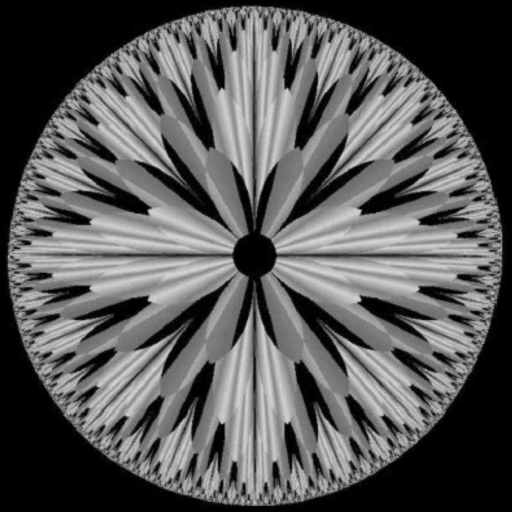
%> input picture PraticasAlessandra/fractal.png, 512 x 512 px
$ octave 'pratica_03_desafio (1).m'   (GNU Octave 9; MATLAB toolbox functions it lacks are replaced by stand-ins)
%> lines starting %> are read from the running program, lines starting %| are printed output that depends on the picture; in (x1, y1, x2, y2) boxes, pixels count from 0 and x2, y2 are one past the last pixel; in counts of white or black regions, pixels touching at a corner belong together; the program's own positions count from 1
% Leia a imagem "fractal.png" e armazene na variável "im"
im = imread('fractal.png');
%> im is the input picture: size 512x512 uint8; min 0, max 215, mean 88.3

% Inicialize uma matriz para armazenar as imagens decompostas bit a bit
imFatiada = zeros(size(im, 1), size(im, 2), 8, 'logical');

% [8 lines of commented-out code are left out]

for c = 1:8
  imFatiada(:,:,c) = bitget(im(:,:),c);
end

% Imagens decompostas bit a bit
for i = 1:8
    imwrite(imFatiada(:,:,i),  ['fractal_' num2str(i) '_bit.png']);
end
%> this loop made 8 passes
%> pass 1, `imwrite(imFatiada(:,:,i),  ['fractal_' num2str(i) '_bit.png']);`:
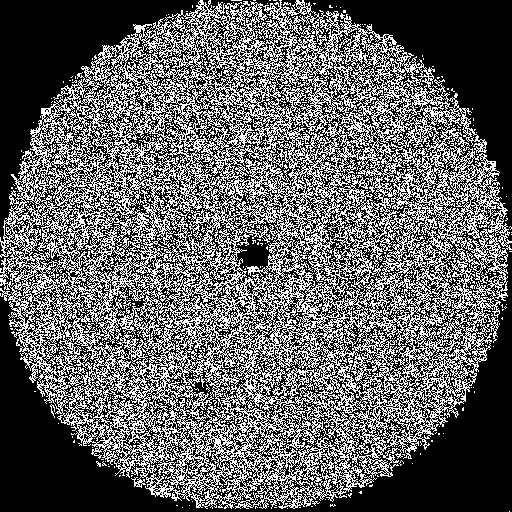
%> saved as fractal_1_bit.png: size 512x512 logical; 38.8% white in thin lines or dots
%> pass 2, `imwrite(imFatiada(:,:,i),  ['fractal_' num2str(i) '_bit.png']);`:
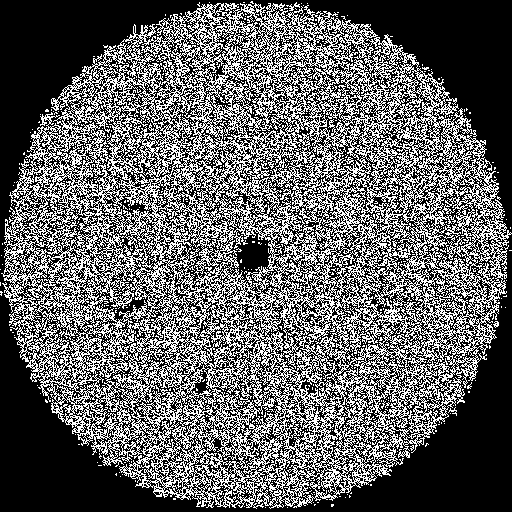
%> saved as fractal_2_bit.png: size 512x512 logical; 38.4% white in thin lines or dots

imSaida = imFatiada(:,:,7) | imFatiada(:,:,8);
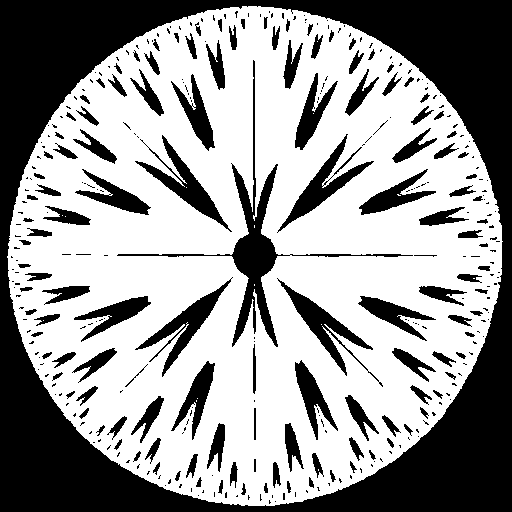
%> imSaida: size 512x512 logical; 59.8% white; 365 black regions (234 under 20 px), largest, box (x1, y1, x2, y2) and area: (0, 0, 512, 512) 69394, (117, 60, 413, 347) 4538, (277, 278, 383, 387) 1883
imwrite(imSaida, 'fractal_imSaida.png');
